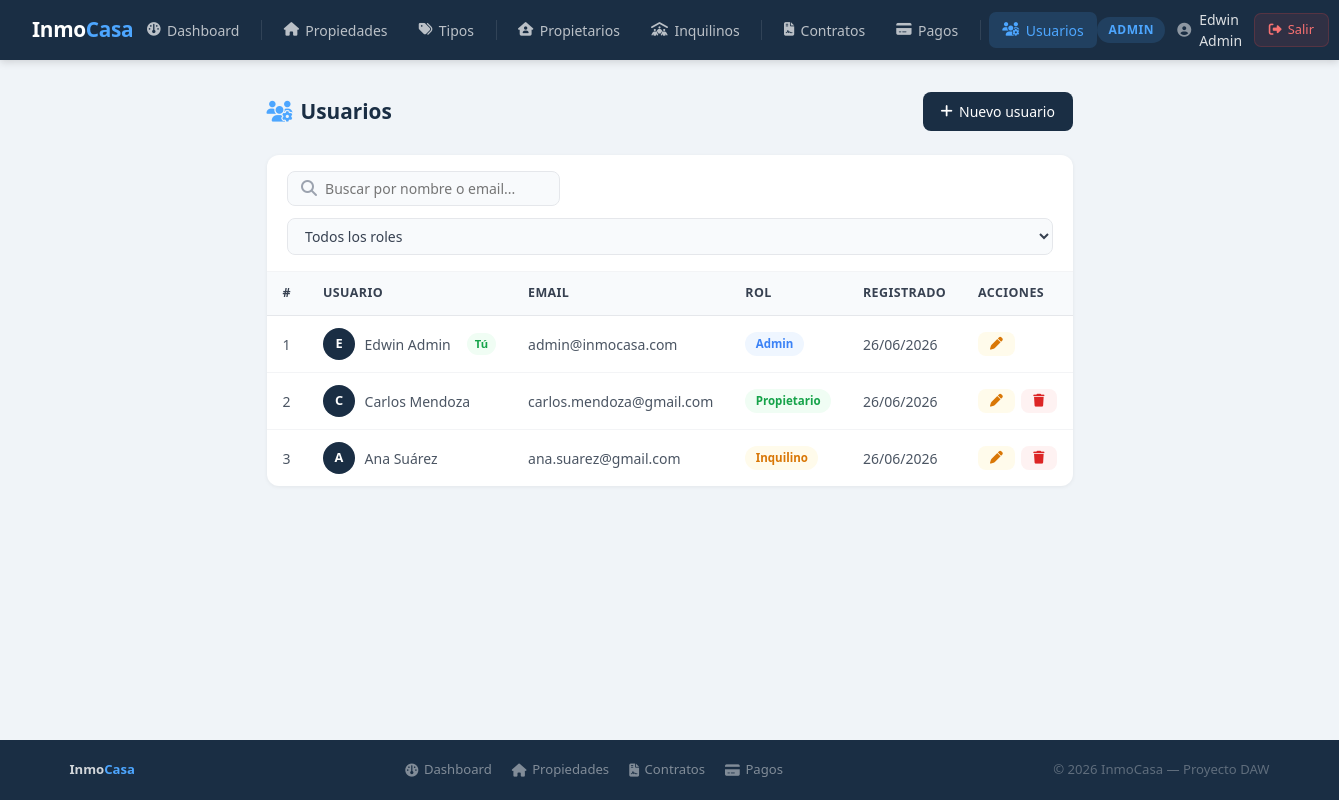
/index.php?action=usuarios (signed in), run on the app's committed database.
### tables this page shows
CREATE TABLE IF NOT EXISTS usuarios (
    id INT AUTO_INCREMENT PRIMARY KEY,
    nombre VARCHAR(100) NOT NULL,
    email VARCHAR(100) NOT NULL UNIQUE,
    password VARCHAR(255) NOT NULL,
    rol ENUM('Admin', 'Propietario', 'Inquilino') NOT NULL,
    propietario_id INT DEFAULT NULL,
    inquilino_id INT DEFAULT NULL,
    created_at TIMESTAMP DEFAULT CURRENT_TIMESTAMP,
    FOREIGN KEY (propietario_id) REFERENCES propietarios(id),
    FOREIGN KEY (inquilino_id) REFERENCES inquilinos(id)
);

### app/controllers/UsuarioController.php (called while the page is built, shortened)
<?php
include_once __DIR__ . '/../models/Usuario.php';
class UsuarioController {
    private $modelo;
    public function __construct() {
        $this->modelo = new Usuario();
    }
    public function index() {
        $usuarios = $this->modelo->obtenerTodos();
        include_once __DIR__ . '/../views/usuarios/index.php';
    }
}
?>

### config/database.example.php (called while the page is built, shortened)
<?php
class Database{
    private static $conn = null;
    public static function getConexion(){
        if( self::$conn === null){
            try{
                $dsn = 'mysql:host='.DB_HOST .
                ';port='. DB_PORT .
                ';dbname='.DB_NAME .
                ';charset=utf8';
                self::$conn = new PDO($dsn , DB_USER,DB_PASS ,[
                    PDO::ATTR_ERRMODE => PDO::ERRMODE_EXCEPTION,
                    PDO::ATTR_DEFAULT_FETCH_MODE => PDO::FETCH_ASSOC,
                    PDO::ATTR_EMULATE_PREPARES => false,
                ]);
            }catch(PDOException $e){
                die("Error de conexion: ". $e->getMessage());
            }
        }
        return self::$conn;
    }
}
?>

### app/models/Usuario.php (called while the page is built, shortened)
<?php
class Usuario {
    private $conn;
    public function __construct() {
        $this->conn = Database::getConexion();
    }
    public function obtenerTodos() {
        try {
            $sql = "SELECT id, nombre, email, rol, propietario_id, inquilino_id, created_at
                    FROM usuarios
                    ORDER BY created_at DESC";
            $stmt = $this->conn->prepare($sql);
            $stmt->execute();
            return $stmt->fetchAll();
        } catch (PDOException $e) {
            return ["exito" => false, "mensaje" => "Error al obtener usuarios: " . $e->getMessage()];
        }
    }
}
?>

### app/views/usuarios/index.php (the view, shortened to what this page needs)
<?php include_once __DIR__ . '/../layouts/header.php'; ?>
<?php
$usuarios = $usuarios ?? [];
?>
<div class="page-header">
    <div class="page-title">
        <i class="fa-solid fa-users-gear"></i>
        Usuarios
    </div>
    <a href="<?= BASE_URL ?>?action=usuario_crear" class="btn btn-primary">
        <i class="fa-solid fa-plus"></i> Nuevo usuario
    </a>
</div>
<div class="table-wrap">
    <div class="table-toolbar">
        <div class="search-box">
            <i class="fa-solid fa-magnifying-glass" style="color:#9ca3af"></i>
            <input type="text" id="buscador"
                   placeholder="Buscar por nombre o email..."
                   onkeyup="filtrarTabla()">
        </div>
        <select class="filter-select" id="filtroRol" onchange="filtrarTabla()">
            <option value="">Todos los roles</option>
        </select>
    </div>
    <?php if (empty($usuarios)): ?>
        <div class="empty-state">
            <i class="fa-solid fa-users-slash"></i>
            No hay usuarios registrados
        </div>
    <?php else: ?>
        <table id="tablaUsuarios">
            <thead>
                <tr>
                    <th>#</th>
                    <th>Usuario</th>
                    <th>Email</th>
                    <th>Rol</th>
                    <th>Registrado</th>
                    <th>Acciones</th>
                </tr>
            </thead>
            <tbody>
                <?php foreach ($usuarios as $u): ?>
                <tr>
                    <td><?= $u['id'] ?></td>
                    <td>
                        <div class="usuario-info">
                            <div class="avatar">
                                <?= mb_substr($u['nombre'], 0, 1) ?>
                            </div>
                            <?= htmlspecialchars($u['nombre']) ?>
                            <?php if ($u['id'] == $_SESSION['usuario_id']): ?>
                                <span class="yo-badge">Tú</span>
                            <?php endif; ?>
                        </div>
                    </td>
                    <td><?= htmlspecialchars($u['email']) ?></td>
                    <td>
                        <span class="badge badge-<?= $u['rol'] ?>">
                            <?= $u['rol'] ?>
                        </span>
                    </td>
                    <td><?= date('d/m/Y', strtotime($u['created_at'])) ?></td>
                    <td>
                        <div class="acciones">
                            <a href="<?= BASE_URL ?>?action=usuario_editar&id=<?= $u['id'] ?>"
                               class="btn btn-sm btn-warning" title="Editar">
                                <i class="fa-solid fa-pen"></i>
                            </a>
                            <?php if ($u['id'] != $_SESSION['usuario_id']): ?>
                                <a href="<?= BASE_URL ?>?action=usuario_eliminar&id=<?= $u['id'] ?>"
                                   class="btn btn-sm btn-danger" title="Eliminar"
                                   onclick="return confirm('¿Estás seguro de eliminar este usuario?')">
                                    <i class="fa-solid fa-trash"></i>
                                </a>
                            <?php endif; ?>
                        </div>
                    </td>
                </tr>
                <?php endforeach; ?>
            </tbody>
        </table>
    <?php endif; ?>
</div>
<?php include_once __DIR__ . '/../layouts/footer.php'; ?>

### public/css/style.css (style rules this page uses)
*, *::before, *::after { margin: 0; padding: 0; box-sizing: border-box; }
html { font-size: 16px; }
body { font-family: 'Segoe UI', system-ui, -apple-system, sans-serif; background: #f0f4f8; color: #1a2e44; min-height: 100vh; line-height: 1.5; display: flex; flex-direction: column; }
a { color: #4da6ff; text-decoration: none; transition: color 0.2s; }
.btn { display: inline-flex; align-items: center; gap: 0.4rem; padding: 0.55rem 1.1rem; border-radius: 8px; font-size: 0.875rem; font-weight: 500; text-decoration: none; cursor: pointer; border: none; transition: all 0.2s; white-space: nowrap; }
.btn-primary { background: #1a2e44; color: #fff; }
.btn-warning { background: #fffbeb; color: #d97706; }
.btn-danger { background: #fef2f2; color: #dc2626; }
.btn-sm { padding: 0.35rem 0.75rem; font-size: 0.8rem; }
.badge { display: inline-block; font-size: 0.72rem; font-weight: 600; padding: 0.2rem 0.65rem; border-radius: 99px; white-space: nowrap; }
.badge-Admin { background: #eff6ff; color: #3b82f6; }
.badge-Propietario { background: #f0fdf4; color: #16a34a; }
.badge-Inquilino { background: #fffbeb; color: #d97706; }
.table-wrap { background: #fff; border-radius: 12px; box-shadow: 0 1px 4px rgba(0,0,0,0.06); overflow: hidden; }
.table-toolbar { padding: 1rem 1.25rem; border-bottom: 1px solid #f3f4f6; display: flex; align-items: center; justify-content: space-between; flex-wrap: wrap; gap: 0.75rem; }
table { width: 100%; border-collapse: collapse; font-size: 0.875rem; }
thead { background: #f8fafc; border-bottom: 1px solid #e5e7eb; }
th { padding: 0.75rem 1rem; text-align: left; font-weight: 600; color: #374151; font-size: 0.78rem; text-transform: uppercase; letter-spacing: 0.4px; white-space: nowrap; }
td { padding: 0.75rem 1rem; color: #4b5563; border-bottom: 1px solid #f3f4f6; vertical-align: middle; }
tr:last-child td { border-bottom: none; }
input[type="text"], input[type="email"], input[type="password"], input[type="number"], input[type="date"], select, textarea { width: 100%; padding: 0.65rem 0.9rem; border: 1.5px solid #e5e7eb; border-radius: 8px; font-size: 0.9rem; color: #1a2e44; background: #fafafa; outline: none; transition: border-color 0.2s, background 0.2s; font-family: inherit; }
.search-box { display: flex; align-items: center; gap: 0.5rem; background: #f8fafc; border: 1.5px solid #e5e7eb; border-radius: 8px; padding: 0.45rem 0.85rem; }
.search-box input { border: none; background: none; outline: none; font-size: 0.875rem; color: #1a2e44; width: 220px; padding: 0; }
.filter-select { padding: 0.45rem 0.85rem; border: 1.5px solid #e5e7eb; border-radius: 8px; font-size: 0.875rem; color: #374151; background: #f8fafc; outline: none; cursor: pointer; transition: border-color 0.2s; }
.acciones { display: flex; gap: 0.4rem; flex-wrap: wrap; }
.page-header { display: flex; align-items: center; justify-content: space-between; margin-bottom: 1.5rem; flex-wrap: wrap; gap: 1rem; }
.page-title { font-size: 1.3rem; font-weight: 600; color: #1a2e44; display: flex; align-items: center; gap: 0.5rem; }
.page-title i { color: #4da6ff; }

### app/views/layouts/header.php (style rules this page uses)
* { margin: 0; padding: 0; box-sizing: border-box; }
body { font-family: 'Segoe UI', sans-serif; background: #f0f4f8; min-height: 100vh; display: flex; flex-direction: column; }

### data on the page
usuarios: id "1", nombre "E", nombre "Edwin Admin", shows "Tú", email "admin@inmocasa.com", rol "Admin", created_at "26/06/2026"
usuarios: id "2", nombre "C", nombre "Carlos Mendoza", email "carlos.mendoza@gmail.com", rol "Propietario", created_at "26/06/2026"
usuarios: id "3", nombre "A", nombre "Ana Suárez", email "ana.suarez@gmail.com", rol "Inquilino", created_at "26/06/2026"

### other printed values
$rol "ADMIN"
$nombre "Edwin Admin"
